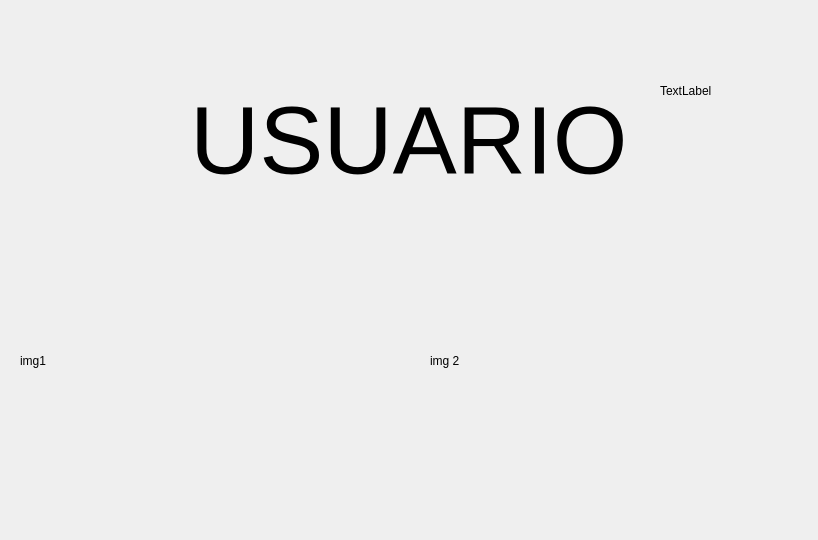
<?xml version="1.0" encoding="UTF-8"?>
<ui version="4.0">
 <class>Form</class>
 <widget class="QWidget" name="Form">
  <property name="geometry">
   <rect>
    <x>0</x>
    <y>0</y>
    <width>818</width>
    <height>540</height>
   </rect>
  </property>
  <property name="windowTitle">
   <string>Form</string>
  </property>
  <widget class="QLabel" name="label">
   <property name="geometry">
    <rect>
     <x>190</x>
     <y>30</y>
     <width>521</width>
     <height>221</height>
    </rect>
   </property>
   <property name="font">
    <font>
     <pointsize>72</pointsize>
    </font>
   </property>
   <property name="text">
    <string>USUARIO</string>
   </property>
  </widget>
  <widget class="QLabel" name="img1">
   <property name="geometry">
    <rect>
     <x>20</x>
     <y>240</y>
     <width>251</width>
     <height>241</height>
    </rect>
   </property>
   <property name="styleSheet">
    <string notr="true">border-image: url(:/res/background.png);</string>
   </property>
   <property name="text">
    <string>img1</string>
   </property>
  </widget>
  <widget class="QLabel" name="img2">
   <property name="geometry">
    <rect>
     <x>430</x>
     <y>260</y>
     <width>291</width>
     <height>201</height>
    </rect>
   </property>
   <property name="text">
    <string>img 2</string>
   </property>
  </widget>
  <widget class="QLabel" name="label_2">
   <property name="geometry">
    <rect>
     <x>660</x>
     <y>10</y>
     <width>121</width>
     <height>161</height>
    </rect>
   </property>
   <property name="styleSheet">
    <string notr="true">border-image: url(:/res/background.png);</string>
   </property>
   <property name="text">
    <string>TextLabel</string>
   </property>
  </widget>
 </widget>
 <resources>
  <include location="resource.qrc"/>
 </resources>
 <connections/>
</ui>
